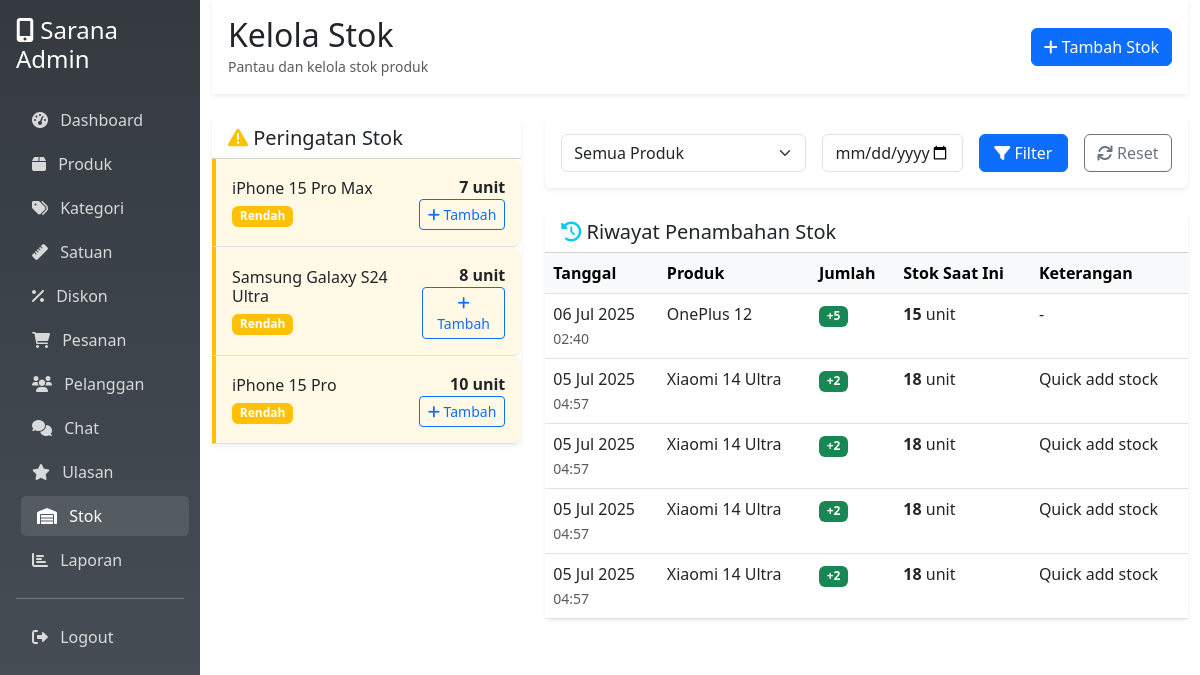
The app's page /admin/stock.php (signed in), older data.
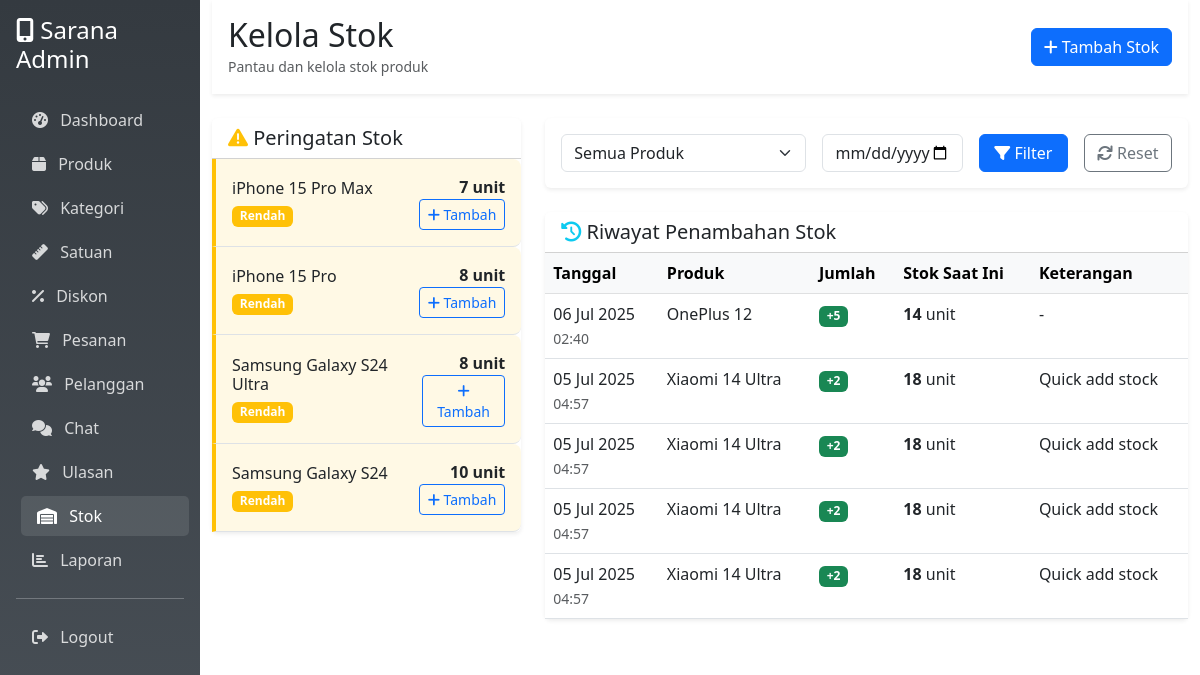
The same page, newer data.
### tables this page shows
CREATE TABLE `products` (
  `id` int NOT NULL,
  `category_id` int DEFAULT NULL,
  `unit_id` int DEFAULT NULL,
  `name` varchar(200) NOT NULL,
  `description` text,
  `price` decimal(12,2) NOT NULL,
  `stock` int DEFAULT '0',
  `weight` decimal(8,2) DEFAULT '0.00',
  `dimensions` varchar(50) DEFAULT NULL,
  `image` varchar(255) DEFAULT NULL,
  `status` enum('active','inactive') DEFAULT 'active',
  `created_at` timestamp NULL DEFAULT CURRENT_TIMESTAMP
);

CREATE TABLE `stock_in` (
  `id` int NOT NULL,
  `product_id` int DEFAULT NULL,
  `quantity` int NOT NULL,
  `date` date DEFAULT NULL,
  `notes` text,
  `created_at` timestamp NULL DEFAULT CURRENT_TIMESTAMP
);

### admin/stock.php (the view, shortened to what the changed rows need)
<?php
$conn = getConnection();
$stock_query = "
    SELECT s.*, p.name as product_name, p.stock as current_stock
    FROM stock_in s
    LEFT JOIN products p ON s.product_id = p.id
    WHERE 1=1
";
$stock_query .= " ORDER BY s.created_at DESC";
$stock_result = mysqli_query($conn, $stock_query);
$low_stock_query = "
    SELECT id, name, stock,
           CASE
               WHEN stock = 0 THEN 'Habis'
               WHEN stock <= 3 THEN 'Kritis'
               WHEN stock <= 10 THEN 'Rendah'
               ELSE 'Normal'
           END as stock_status
    FROM products
    WHERE status = 'active' AND stock <= 10
    ORDER BY stock ASC
";
$low_stock_result = mysqli_query($conn, $low_stock_query);
?>
<!DOCTYPE html>
<html lang="id">
<head>
    <link href="https://cdnjs.cloudflare.com/ajax/libs/bootstrap/5.3.0/css/bootstrap.min.css" rel="stylesheet">
    <link href="https://cdnjs.cloudflare.com/ajax/libs/font-awesome/6.0.0/css/all.min.css" rel="stylesheet">
</head>
<body>
    <div class="container-fluid">
        <div class="row">
            <div class="col-md-9 col-lg-10">
                <div class="bg-white shadow-sm p-3 mb-4">
                    <div class="d-flex justify-content-between align-items-center">
                        <div>
                            <h2 class="mb-0">Kelola Stok</h2>
                        </div>
                    </div>
                </div>
                <div class="row">
                    <div class="col-lg-4">
                        <div class="card border-0 shadow-sm mb-4">
                            <div class="card-body p-0">
                                <?php if (mysqli_num_rows($low_stock_result) > 0): ?>
                                <?php while ($product = mysqli_fetch_assoc($low_stock_result)): ?>
                                <div
                                    class="stock-alert <?= strtolower($product['stock_status']) == 'habis' ? 'empty' : (strtolower($product['stock_status']) == 'kritis' ? 'critical' : 'low') ?> p-3 border-bottom">
                                    <div class="d-flex justify-content-between align-items-center">
                                        <div>
                                            <h6 class="mb-1"><?= $product['name'] ?></h6>
                                            <span class="badge bg-<?=
                                                        strtolower($product['stock_status']) == 'habis' ? 'secondary' :
                                                        (strtolower($product['stock_status']) == 'kritis' ? 'danger' : 'warning')
                                                    ?>">
                                                <?= $product['stock_status'] ?>
                                            </span>
                                        </div>
                                        <div class="text-end">
                                            <div class="fw-bold"><?= $product['stock'] ?> unit</div>
                                            <button class="btn btn-sm btn-outline-primary"
                                                onclick="quickAddStock(<?= $product['id'] ?>, '<?= addslashes($product['name']) ?>')">
                                                <i class="fas fa-plus"></i> Tambah
                                            </button>
                                        </div>
                                    </div>
                                </div>
                                <?php endwhile; ?>
                                <?php endif; ?>
                            </div>
                        </div>
                    </div>
                    <div class="col-lg-8">
                        <div class="card border-0 shadow-sm">
                            <div class="card-body p-0">
                                <div class="table-responsive">
                                    <table class="table table-hover mb-0">
                                        <thead class="table-light">
                                            <tr>
                                                <th>Tanggal</th>
                                                <th>Produk</th>
                                                <th>Jumlah</th>
                                                <th>Stok Saat Ini</th>
                                                <th>Keterangan</th>
                                            </tr>
                                        </thead>
                                        <tbody>
                                            <?php if (mysqli_num_rows($stock_result) > 0): ?>
                                            <?php while ($stock = mysqli_fetch_assoc($stock_result)): ?>
                                            <tr>
                                                <td>
                                                    <?= date('d M Y', strtotime($stock['date'])) ?>
                                                    <br><small class="text-muted">
                                                        <?= date('H:i', strtotime($stock['created_at'])) ?>
                                                    </small>
                                                </td>
                                                <td><?= $stock['product_name'] ?></td>
                                                <td>
                                                    <span class="badge bg-success">+<?= $stock['quantity'] ?></span>
                                                </td>
                                                <td>
                                                    <strong><?= $stock['current_stock'] ?></strong> unit
                                                </td>
                                                <td>
                                                    <?= $stock['notes'] ?: '-' ?>
                                                </td>
                                            </tr>
                                            <?php endwhile; ?>
                                            <?php endif; ?>
                                        </tbody>
                                    </table>
                                </div>
                            </div>
                        </div>
                    </div>
                </div>
            </div>
        </div>
    </div>
</body>
</html>

Row changes from the older to the newer data that the page shows:
changed products "iPhone 15 Pro": stock "10" → "8"; moves up the list
now on this page (row edited): products: name "Samsung Galaxy S24", stock_status "Rendah", stock "10"
changed through a linked row, stock_in "06 Jul 2025": product.stock "15" → "14"
